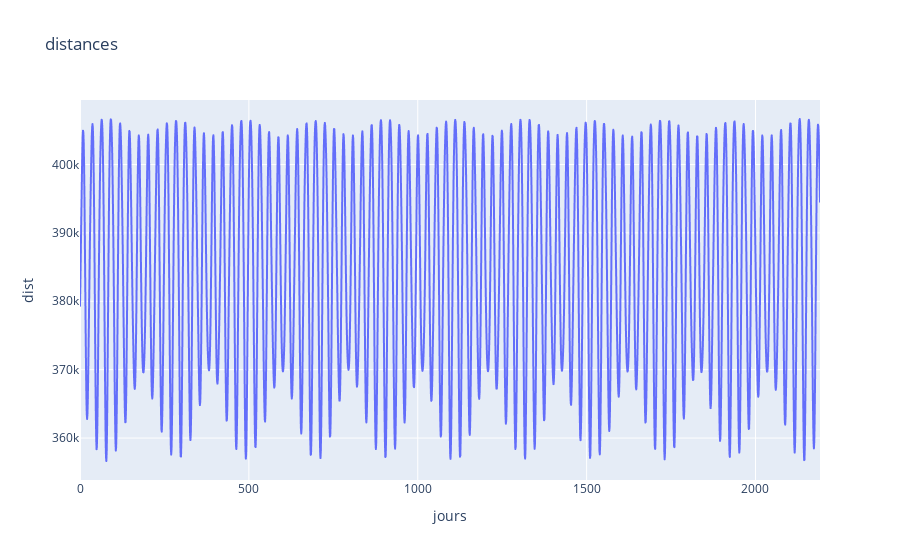
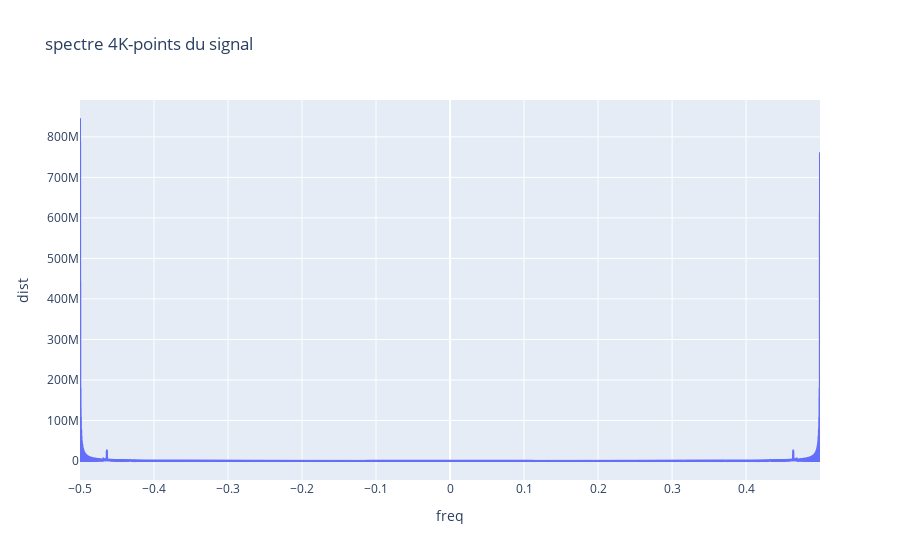
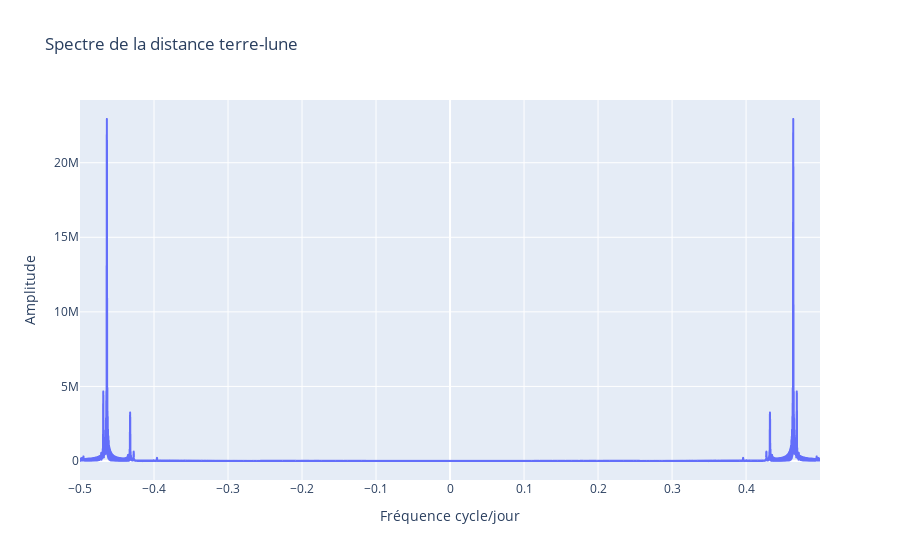

Notebook code for these charts, in order:
### Markdown cell above
# 1.2 Analyse fréquentielle
1. Sachant que l’unité du signal temporel est le jour, en quelle unité l’axe fréquentiel sera t-il exprimé ?
--> Le jour étant l'unité de temps, l'axe fréquentiel sera exprimé en cycles par jour.

2. Afficher le spectre 4K-points du signal étudié sur l’intervalle de fréquences positives uniquement (K représente
le nombre de points du signal temporel). Justifier l’emplacement et l’amplitude du pic principal et proposer une
méthode pour l’éliminer.
--> Le pic principal du spectre correspond à la fréquence fondamentale du signal.

3. Afficher le spectre 4K-points en échelle logarithmique du signal une fois le pic principal retiré. Relever les fré-
quences correspondant aux pics d’amplitude observés.
4. Refaire la même analyse en fenêtrant au préalable le signal temporel avec une fenêtre de votre choix, en fonction
des observations faites lors de la séance précédente. Justifier vote choix de fenêtre et conclure sur l’intérêt du
fenêtrage dans ce contexte.
5. Après avoir déterminé la fréquence maximale correspondant au dernier pic d’amplitude significative, déduire la
fréquence d’échantillonnage qui aurait pu être utilisée pour étudier ce phénomène sans repliement spectral.
6. Déterminer à partir des pics observés les caractéristiques de l’évolution de la distance Terre-Lune.

### Code cell
data = np.load("data/distance_earth_moon_2011.npz")
distances = data['distances']
K = len(distances)  
N = 4*K  # nombre d'échantillons pour une année

nue = 1  # fréquence d'échantillonnage en cycles par jour
n = np.arange(N)
f = n/N-1/2
nu = f*nue

fig2 = px.line( y=distances, 
               title='distances', 
               labels={'x': 'jours', 'y': 'dist'}).show()

S = np.fft.fft(distances, N)

fig2 = px.line(x = nu, y=abs(S), 
               title='spectre 4K-points du signal ', 
               labels={'x': 'freq', 'y': 'dist'}).show()

s = distances-mean_distance #permet de retirer le signal principal
S = np.fft.fft(s, N)
log10 = np.log(S) 
norm = log10/max(log10) # permet au spectre d'avoir pour valeur max 1

fig2 = px.line(x=nu, y=abs(S), 
               title='Spectre de la distance terre-lune', 
               labels={'x': 'Fréquence cycle/jour', 'y': 'Amplitude'}).show()

### Figure 1 — Plotly figure (JSON) as saved in the notebook; plotly's stock layout.template omitted (floating-point values rounded to 4 significant figures; data arrays with more than 128 entries replaced by an {"elided": "..."} marker saying what was removed)
{"data": [{"hovertemplate": "jours=%{x}<br>dist=%{y}<extra></extra>", "legendgroup": "", "line": {"color": "#636efa", "dash": "solid"}, "marker": {"symbol": "circle"}, "mode": "lines", "name": "", "showlegend": false, "type": "scattergl", "x": {"elided": "2192 int values"}, "xaxis": "x", "y": {"elided": "2192 float values"}, "yaxis": "y"}], "layout": {"legend": {"tracegroupgap": 0}, "title": {"text": "distances"}, "xaxis": {"anchor": "y", "domain": [0, 1], "title": {"text": "jours"}}, "yaxis": {"anchor": "x", "domain": [0, 1], "title": {"text": "dist"}}}}

### Figure 2 — Plotly figure (JSON) as saved in the notebook; plotly's stock layout.template omitted (floating-point values rounded to 4 significant figures; data arrays with more than 128 entries replaced by an {"elided": "..."} marker saying what was removed)
{"data": [{"hovertemplate": "freq=%{x}<br>dist=%{y}<extra></extra>", "legendgroup": "", "line": {"color": "#636efa", "dash": "solid"}, "marker": {"symbol": "circle"}, "mode": "lines", "name": "", "showlegend": false, "type": "scattergl", "x": {"elided": "8768 float values"}, "xaxis": "x", "y": {"elided": "8768 float values"}, "yaxis": "y"}], "layout": {"legend": {"tracegroupgap": 0}, "title": {"text": "spectre 4K-points du signal "}, "xaxis": {"anchor": "y", "domain": [0, 1], "title": {"text": "freq"}}, "yaxis": {"anchor": "x", "domain": [0, 1], "title": {"text": "dist"}}}}

### Figure 3 — Plotly figure (JSON) as saved in the notebook; plotly's stock layout.template omitted (floating-point values rounded to 4 significant figures; data arrays with more than 128 entries replaced by an {"elided": "..."} marker saying what was removed)
{"data": [{"hovertemplate": "Fréquence cycle/jour=%{x}<br>Amplitude=%{y}<extra></extra>", "legendgroup": "", "line": {"color": "#636efa", "dash": "solid"}, "marker": {"symbol": "circle"}, "mode": "lines", "name": "", "showlegend": false, "type": "scattergl", "x": {"elided": "8768 float values"}, "xaxis": "x", "y": {"elided": "8768 float values"}, "yaxis": "y"}], "layout": {"legend": {"tracegroupgap": 0}, "title": {"text": "Spectre de la distance terre-lune"}, "xaxis": {"anchor": "y", "domain": [0, 1], "title": {"text": "Fréquence cycle/jour"}}, "yaxis": {"anchor": "x", "domain": [0, 1], "title": {"text": "Amplitude"}}}}
